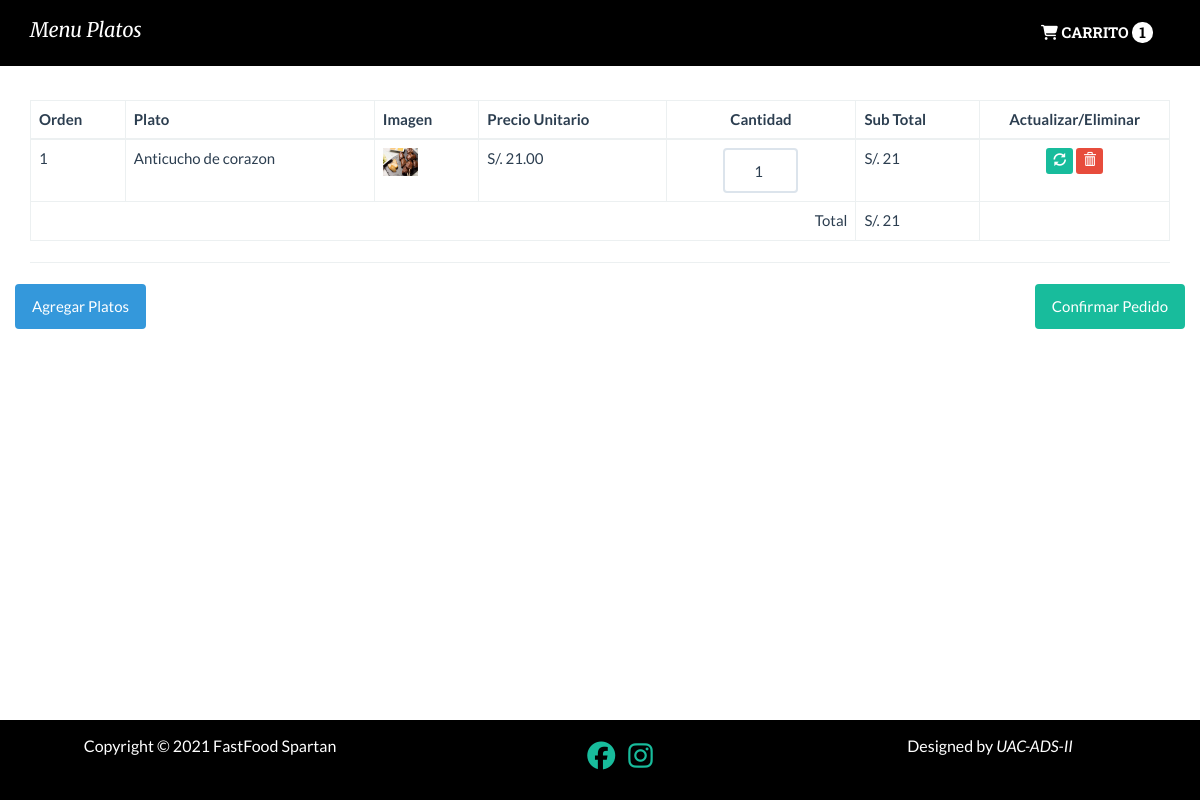
Page /back-end/carrito.php?Id_Plato=21 on the committed database.
### tables this page shows
CREATE TABLE `plato` (
  `Id_Plato` int(11) NOT NULL,
  `NombrePlato` varchar(255) NOT NULL,
  `Precio` decimal(5,2) NOT NULL,
  `Descripcion` text NOT NULL,
  `Imagen` varchar(255) NOT NULL,
  `Id_Categoria` int(11) NOT NULL
);

### back-end/funciones.php (called while the page is built, shortened)
<?php
function calcularTotal(){
    $total =0;
    if(isset($_SESSION['carrito'])){
        foreach ($_SESSION['carrito'] as $indice =>$value){
            $total += $value['Precio'] * $value['cantidad'];
        }
    }
    return $total;
    }
function cantidadPlatos(){
    $cantidad =0;
    if(isset($_SESSION['carrito'])){
        foreach ($_SESSION['carrito'] as $indice =>$value){
            $cantidad++;
        }
    }
    return $cantidad;
    }
?>

### back-end/src/Plato.php (called while the page is built, shortened)
<?php
class Plato{
    private $cn = null;
    public function __construct(){
        $this->config = parse_ini_file(__DIR__ . '/../config.ini');
        $this->cn = new \PDO($this->config['dns'], $this->config['usuario'],$this->config['clave'],array(
            \PDO::MYSQL_ATTR_INIT_COMMAND => 'SET NAMES utf8'
        ));
    }
    public function mostrarPorId($Id_Plato){
        $sql="SELECT * FROM `plato` WHERE `Id_Plato`=:Id_Plato";
      $resultado = $this->cn->prepare($sql);
      $_array = array(
        ":Id_Plato" => $Id_Plato
        );
      if($resultado->execute($_array))
          return $resultado->fetch();
      return false;
    }
}
?>

### back-end/carrito.php (the view, shortened to what this page needs)
<?php
require 'funciones.php';
if (isset($_GET['Id_Plato']) && is_numeric($_GET['Id_Plato'])) {
    $id = $_GET['Id_Plato'];
    $plato = new FastFood\Plato;
    $resultado = $plato->mostrarPorId($id);
}
?>
<!DOCTYPE html>
<html lang="en">
<head>
    <link rel="stylesheet" href="assets/css/bootstrap.min.css">
    <link rel="stylesheet" href="assets/css/estilos.css">
    <link rel="stylesheet" href="assets/css/footer.css">
    <link rel="stylesheet" href="path/to/font-awesome/css/font-awesome.min.css">
</head>
<body>
    <nav class="navbar navbar-default navbar-fixed-top">
        <div class="container">
            <div id="navbar" class="navbar-collapse collapse">
                <a id="titulo-pagina" class="navbar-brand" href="indexCarta.php">Menu Platos</a>
                <ul class="nav navbar-nav pull-right">
                    <li>
                        <a id="car" href="carrito.php" class="btn"><i class="fas fa-shopping-cart"></i> CARRITO <span id="icon" class="badge"><?php print cantidadPlatos(); ?></span></a>
                    </li>
                </ul>
            </div>
        </div>
    </nav>
    <div class="container" id="main">
        <table class="table table-bordered table-hover">
            <thead>
            <tbody>
                <tr>
                    <th>Orden</th>
                    <th>Plato</th>
                    <th>Imagen</th>
                    <th>Precio Unitario</th>
                    <th class="text-center">Cantidad</th>
                    <th>Sub Total</th>
                    <th class="text-center">Actualizar/Eliminar</th>
                </tr>
                </thead>
            <tbody>
                <?php
                if (isset($_SESSION['carrito']) && !empty($_SESSION['carrito'])) {
                    $c = 0;
                    foreach ($_SESSION['carrito'] as $indice => $value) {
                        $c++;
                        $total = $value['Precio'] * $value['cantidad'];
                ?>
                        <tr>
                            <form action="actualizar_carrito.php" method="post">
                                <td><?php print $c ?></td>
                                <td><?php print $value['NombrePlato'] ?></td>
                                <td><?php
                                    $foto = 'upload/' . $value['Imagen'];
                                    if (file_exists($foto)) {
                                    ?>
                                        <img src="<?php print $foto; ?>" width="35">
                                    <?php } else { ?>
                                        <img src="assets/imagenes/not-found.jpg" width="35">
                                    <?php } ?>
                                </td>
                                <td>S/. <?php print $value['Precio'] ?></td>
                                <td class="col-xs-2">
                                    <input id="cantidad" type="text" name="cantidad" class="form-control u-size-100" value="<?php echo $value['cantidad'] ?> ">
                                </td>
                                <td>
                                    S/. <?php
                                        print $total;  ?>
                                </td>
                                <td id="iconos" class="col-xs-2">
                                    <div class="acciones">
                                        <button type="submit" class="btn btn-success btn-xs">
                                            <span class="glyphicon glyphicon-refresh text"></span>
                                        </button>
                                        <a href="eliminar_carrito.php?Id_Plato=<?php print $value['Id_Plato'] ?>" class="btn btn-danger btn-xs">
                                            <span class="glyphicon glyphicon-trash"></span>
                                        </a>
                                    </div>
                                </td>
                            </form>
                        </tr>
                    <?php
                    }
                }
                ?>
            </tbody>
            <tfoot>
                <tr>
                    <td colspan="5" class="text-right">Total </td>
                    <td>S/. <?php print calcularTotal(); ?> </td>
                    <td></td>
                </tr>
            </tfoot>
        </table>
        <hr>
        <?php
        if (isset($_SESSION['carrito']) && !empty($_SESSION['carrito'])) {
        ?>
            <div class="row">
                <div class="pull-left">
                    <a href="indexCarta.php" class="btn btn-info">Agregar Platos</a>
                </div>
                <div class="pull-right">
                    <a href="datoscliente.php" class="btn btn-success">Confirmar Pedido</a>
                </div>
            </div>
        <?php
        }
        ?>
    </div>
    <footer id="footer" class="text-center text-lg-start bg-light text-muted">
    <section class="d-flex justify-content-center justify-content-lg-between p-4 border-bottom">
      <div id="social" class="container">
        <div class="row">
          <div class="col-md-4">
            <p id="fast">Copyright &copy; 2021 FastFood Spartan</p>
          </div>
          <div class="col-md-4">
            <ul class="social-icons">
              <a id="s1" rel="nofollow" href="https://www.facebook.com/Spartan-Fast-Food-103642148450759" target="_parent"><i class="fa fa-facebook"></i></a>
              <a id="s2" href="https://www.instagram.com/spartan.22/"><i class="fa fa-instagram"></i></a>
            </ul>
          </div>
          <div class="col-md-4">
            <p id="fast">Designed by <em>UAC-ADS-II</em></p>
          </div>
        </div>
      </div>
  </footer>
</body>
</html>

### back-end/assets/css/estilos.css (style rules this page uses)
#main { margin-top: 100px; }
.u-size-100 { width: 100px; text-align: center; }
#cantidad { background-color: transparent; width: 5em; margin-left: 3.2em; text-align: center; }
#titulo-pagina { font-family: "Lora", serif; font-family: "Merriweather", serif; font-style: italic; font-size: 20px; color: white; }
#car { font-family: "Domine", serif; font-family: "Lora", serif; font-family: "Merriweather", serif; font-family: "Noto Serif", serif; font-family: "Roboto Slab", serif; font-weight: bold; }
#icon { align-items: center; color: black; font-weight: bold; font-size: 15px; }
.acciones { text-align: center; align-items: center; }

### back-end/assets/css/footer.css (style rules this page uses)
* { box-sizing: border-box; }
body { margin: 0; padding: 0; display: flex; flex-wrap: wrap; min-height: 100vh; }
#footer { background-color: #000000; width: 100%; height: 8rem; text-align: center; padding: 1em; align-self: flex-end; }
#s1 { font-size: 28px; }
#s2 { font-size: 28px; margin-left: 10px; }
#fast { font-size: 16px; color: #fff; font-weight: 80px; }

### rows in the picture
plato: NombrePlato "Anticucho de corazon", Imagen (picture), Precio "21.00", cantidad "1", Precio "21"

### other values in the picture
cantidadPlatos() "1"
calcularTotal() "21"
